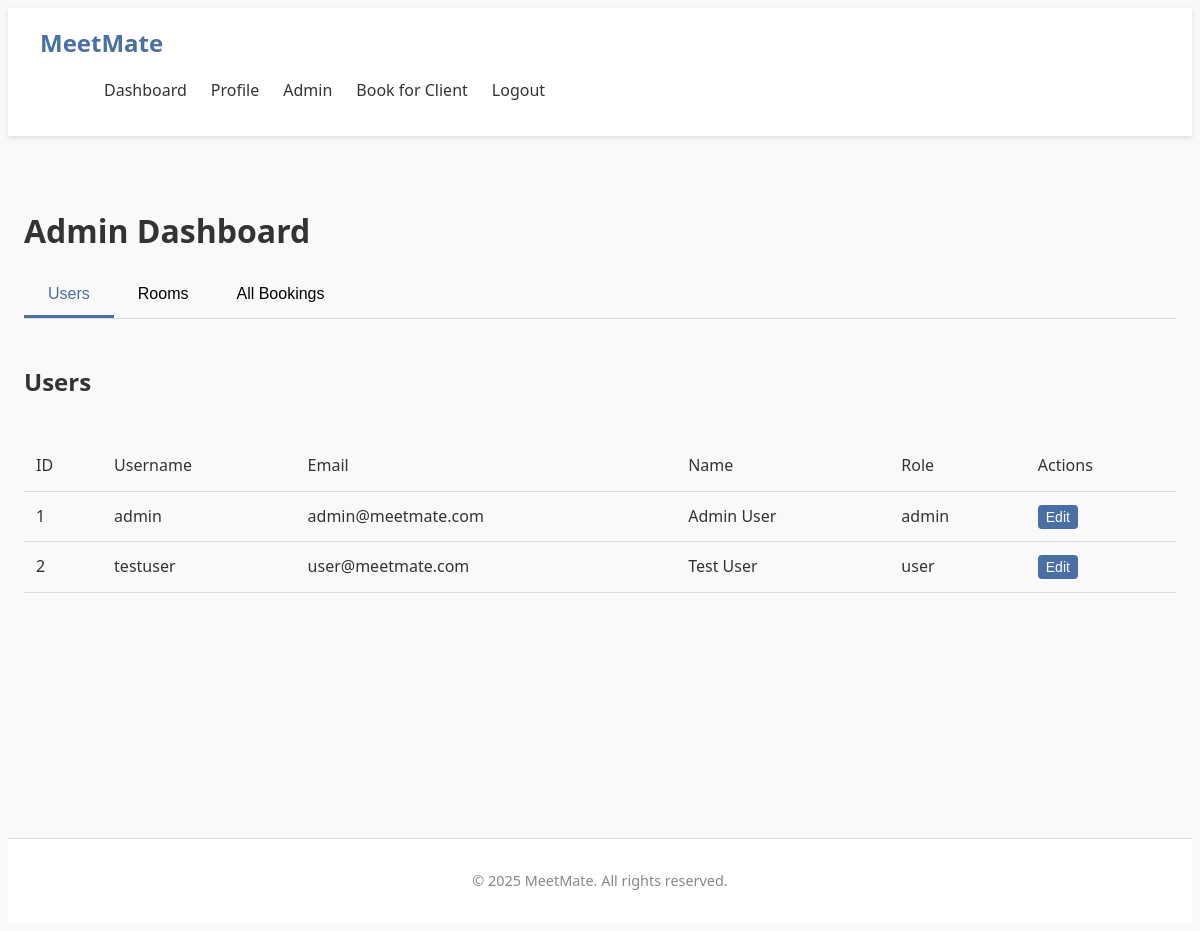
Page /admin (signed in) on the earlier database version.
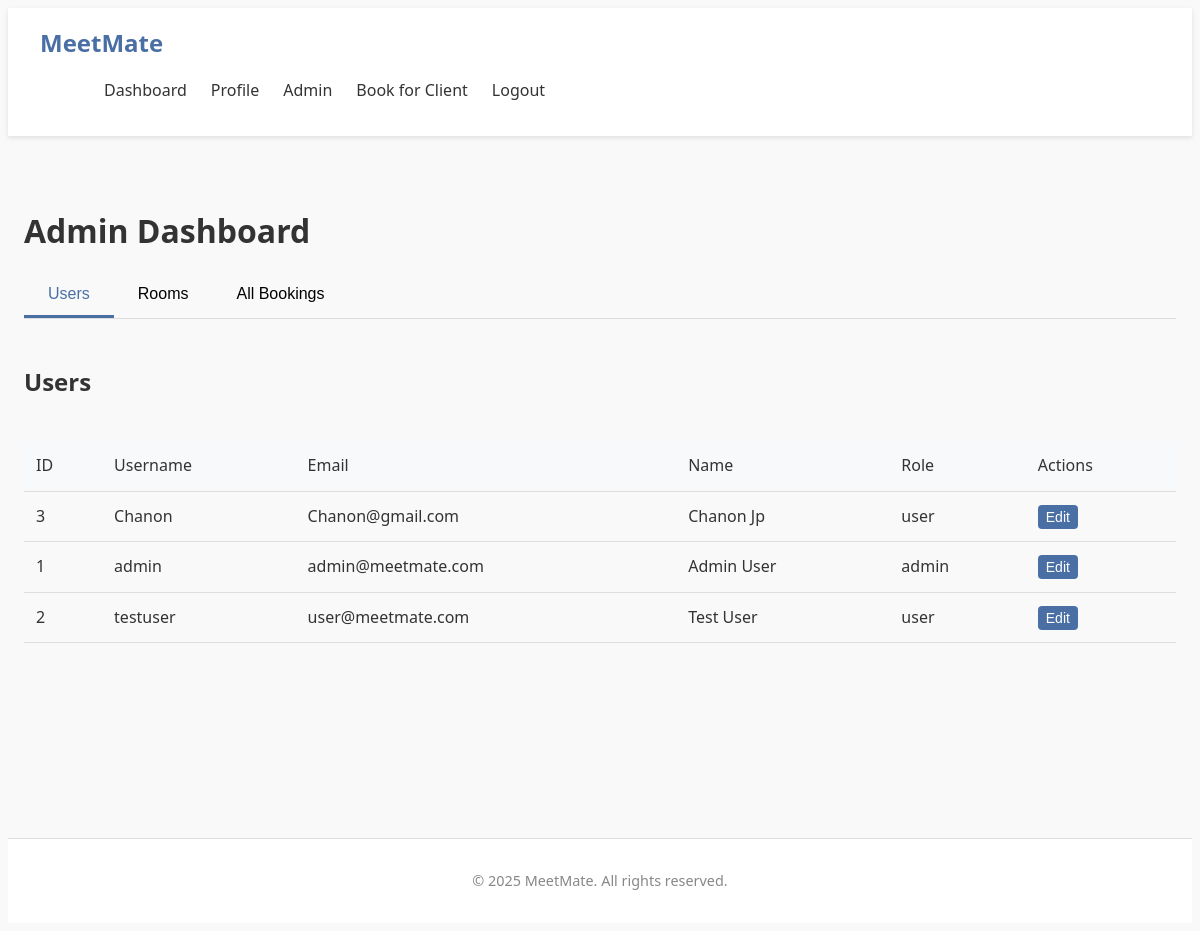
Same page on the later database version.
### tables this page shows
CREATE TABLE users (
                id INTEGER PRIMARY KEY AUTOINCREMENT,
                username TEXT NOT NULL UNIQUE,
                email TEXT NOT NULL UNIQUE,
                password TEXT NOT NULL,
                firstname TEXT,
                lastname TEXT,
                dob TEXT,
                address TEXT,
                role TEXT DEFAULT 'user'
            );

### app.py (the view)
@app.route('/admin')
@login_required
@admin_required
def admin():
    connection = get_database_connection()
    cursor = connection.cursor()
    cursor.execute("SELECT * FROM users ORDER BY username")
    users = [dict(row) for row in cursor.fetchall()]
    cursor.execute("SELECT * FROM rooms ORDER BY name")
    rooms = [dict(row) for row in cursor.fetchall()]
    from datetime import date
    today = date.today().strftime('%Y-%m-%d')
    cursor.execute('''
        SELECT
            b.id,
            b.date,
            b.time_start,
            b.time_end,
            b.notes,
            u.username,
            r.name as room_name,
            admin.username as admin_name
        FROM bookings b
        JOIN users u ON b.user_id = u.id
        JOIN rooms r ON b.room_id = r.id
        LEFT JOIN users admin ON b.booking_admin_id = admin.id
        WHERE b.date = ?
        ORDER BY b.time_start
    ''', (today,))
    today_bookings = []
    for row in cursor.fetchall():
        booking = dict(row)
        if booking['admin_name']:
            booking['booked_by'] = f"Admin: {booking['admin_name']}"
        else:
            booking['booked_by'] = "Self"
        today_bookings.append(booking)
    cursor.execute('''
        SELECT
            b.id,
            b.date,
            b.time_start,
            b.time_end,
            b.notes,
            u.username,
            r.name as room_name,
            admin.username as admin_name
        FROM bookings b
        JOIN users u ON b.user_id = u.id
        JOIN rooms r ON b.room_id = r.id
        LEFT JOIN users admin ON b.booking_admin_id = admin.id
        ORDER BY b.date, b.time_start
    ''')
    all_bookings = []
    for row in cursor.fetchall():
        booking = dict(row)
        if booking['admin_name']:
            booking['booked_by'] = f"Admin: {booking['admin_name']}"
        else:
            booking['booked_by'] = "Self"
        all_bookings.append(booking)
    connection.close()
    return render_template('admin.html', users=users, rooms=rooms, bookings=all_bookings, today_bookings=today_bookings, today_date=today)

### app.py (called while the page is built)
def get_database_path():
    app_directory = app.root_path
    instance_directory = os.path.join(app_directory, 'instance')
    os.makedirs(instance_directory, exist_ok=True)
    database_path = os.path.join(instance_directory, 'meetmate.db')
    return database_path

def get_database_connection():
    db_path = get_database_path()
    connection = sqlite3.connect(db_path)
    connection.row_factory = sqlite3.Row
    return connection

def get_user_by_id(user_id):
    connection = get_database_connection()
    cursor = connection.cursor()
    cursor.execute("SELECT * FROM users WHERE id = ?", (user_id,))
    user = cursor.fetchone()
    connection.close()
    if user:
        return dict(user)
    return None

def login_required(f):
    @wraps(f)
    def decorated_function(*args, **kwargs):
        if 'user_id' not in session:
            flash('Please login to access this page', 'error')
            return redirect(url_for('login'))
        user = get_user_by_id(session['user_id'])
        if not user:
            session.clear()
            flash('Your account is no longer valid. Please login again.', 'warning')
            return redirect(url_for('login'))
        return f(*args, **kwargs)
    return decorated_function

def admin_required(f):
    @wraps(f)
    def decorated_function(*args, **kwargs):
        if 'user_id' not in session or session.get('role') != 'admin':
            flash('Admin access required for this page', 'error')
            return redirect(url_for('dashboard'))
        user=get_user_by_id(session['user_id'])
        if not user or user['role'] != 'admin':
            session.clear()
            flash('Admin session expired. Please login again.', 'warning')
            return redirect(url_for('login'))
        return f(*args, **kwargs)
    return decorated_function

### templates/admin.html (shortened to what this page needs)
{% extends "base.html" %}
{% block content %}
<div class="admin-dashboard">
    <h1>Admin Dashboard</h1>
    <div class="admin-tabs">
        <button class="tab-btn active" data-tab="users-tab">Users</button>
        <button class="tab-btn" data-tab="rooms-tab">Rooms</button>
        <button class="tab-btn" data-tab="bookings-tab">All Bookings</button>
    </div>
    <div class="tab-content">
        <div id="users-tab" class="tab-pane active">
            <div class="section-header">
                <h2>Users</h2>
            </div>
            <div class="table-responsive">
                <table class="admin-table">
                    <thead>
                        <tr>
                            <th>ID</th>
                            <th>Username</th>
                            <th>Email</th>
                            <th>Name</th>
                            <th>Role</th>
                            <th>Actions</th>
                        </tr>
                    </thead>
                    <tbody>
                        {% for user in users %}
                            <tr>
                                <td>{{ user.id }}</td>
                                <td>{{ user.username }}</td>
                                <td>{{ user.email }}</td>
                                <td>{{ user.firstname }} {{ user.lastname }}</td>
                                <td>{{ user.role }}</td>
                                <td>
                                    <button class="btn btn-sm btn-primary edit-user-btn"
                                            data-id="{{ user.id }}"
                                            data-username="{{ user.username }}"
                                            data-email="{{ user.email }}"
                                            data-firstname="{{ user.firstname }}"
                                            data-lastname="{{ user.lastname }}"
                                            data-dob="{{ user.dob }}"
                                            data-address="{{ user.address }}"
                                            data-role="{{ user.role }}">
                                        Edit
                                    </button>
                                </td>
                            </tr>
                        {% endfor %}
                    </tbody>
                </table>
            </div>
        </div>
    </div>
</div>
{% endblock %}

### templates/base.html (shortened to what this page needs)
<!DOCTYPE html>
<html>
    <head>
        <link rel="stylesheet" type="text/css" href="{{ url_for('static', filename='css/style.css')}}" />
        <link rel="stylesheet" type="text/css" href="{{ url_for('static', filename='css/admin-additions.css')}}" />
    </head>
    <body>
        <header>
            <div class="header-content">
                <div class="logo">
                    <a href="{{ url_for('index') }}">MeetMate</a>
                </div>
                <nav>
                    <ul>
                        {% if session.user_id %}
                            <li><a href="{{ url_for('dashboard') }}">Dashboard</a></li>
                            <li><a href="{{ url_for('profile') }}">Profile</a></li>
                            {% if session.role == 'admin' %}
                                <li><a href="{{ url_for('admin') }}">Admin</a></li>
                                <li><a href="{{ url_for('admin_book') }}">Book for Client</a></li>
                            {% endif %}
                            <li><a href="{{ url_for('logout') }}">Logout</a></li>
                        {% else %}
                            <li><a href="{{ url_for('about') }}">About</a></li>
                            <li><a href="{{ url_for('login') }}">Login</a></li>
                            <li><a href="{{ url_for('register') }}">Register</a></li>
                        {% endif %}
                    </ul>
                </nav>
            </div>
        </header>
        <div class="container">
            {% block content %}{% endblock %}
        </div>
        <footer>
            <p>&copy; 2025 MeetMate. All rights reserved.</p>
        </footer>
    </body>
</html>

### static/css/style.css (style rules this page uses)
:root { --primary-color: #4a6fa5; --primary-color-rgb: 74, 111, 165; --secondary-color: #6c757d; --success-color: #28a745; --danger-color: #dc3545; --warning-color: #ffc107; --info-color: #17a2b8; --light-color: #f8f9fa; --dark-color: #343a40; --body-bg: #f5f7fa; --light-text: #6c757d; --dark-text: #343a40; --border-color: #dee2e6; --shadow: 0 2px 10px rgba(0, 0, 0, 0.1); --border-radius: 0.25rem; --secondary-color: #2ecc71; --danger-color: #e74c3c; --warning-color: #f39c12; --text-color: #333; --light-text: #888; --light-bg: #f9f9f9; --border-color: #ddd; --shadow: 0 2px 5px rgba(0, 0, 0, 0.1); }
body { font-family: 'Segoe UI', Tahoma, Geneva, Verdana, sans-serif; line-height: 1.6; color: var(--text-color); background-color: var(--light-bg); }
h1, h2, h3, h4, h5, h6 { margin-bottom: 1rem; font-weight: 600; }
a { text-decoration: none; color: var(--primary-color); }
.container { max-width: 1200px; margin: 0 auto; padding: 1rem; min-height: calc(100vh - 130px); }
header { background-color: white; box-shadow: var(--shadow); padding: 1rem 2rem; display: flex; justify-content: space-between; align-items: center; }
.logo a { font-size: 1.5rem; font-weight: bold; color: var(--primary-color); display: flex; align-items: center; }
nav ul { display: flex; list-style: none; }
nav ul li { margin-left: 1.5rem; }
nav ul li a { color: var(--text-color); transition: color 0.3s; }
footer { text-align: center; padding: 1rem; background-color: white; border-top: 1px solid var(--border-color); color: var(--light-text); font-size: 0.9rem; }
.btn { display: inline-block; padding: 0.5rem 1rem; background-color: var(--primary-color); color: white; border: none; border-radius: 4px; cursor: pointer; font-size: 1rem; transition: background-color 0.3s; }
.btn-primary { background-color: var(--primary-color); }
.btn-sm { padding: 0.25rem 0.5rem; font-size: 0.875rem; }
.section-header { display: flex; justify-content: space-between; align-items: center; margin-bottom: 1.5rem; }
.admin-dashboard { padding: 2rem 0; }
.admin-tabs { display: flex; margin-bottom: 1.5rem; border-bottom: 1px solid var(--border-color); }
.tab-btn { background: none; border: none; padding: 0.75rem 1.5rem; cursor: pointer; font-size: 1rem; border-bottom: 3px solid transparent; transition: all 0.3s; }
.tab-btn.active { color: var(--primary-color); border-bottom-color: var(--primary-color); }
.tab-pane { display: none; }
.tab-pane.active { display: block; }
.table-responsive { overflow-x: auto; }
.admin-table { width: 100%; border-collapse: collapse; }
.admin-table th, .admin-table td { padding: 0.75rem; text-align: left; border-bottom: 1px solid var(--border-color); }
.admin-table th { background-color: #f8f9fa; font-weight: 500; }

Differences in the rows shown:
added users: id "3", username "Chanon", email "Chanon@gmail.com", firstname "Chanon", lastname "Jp", role "user"
